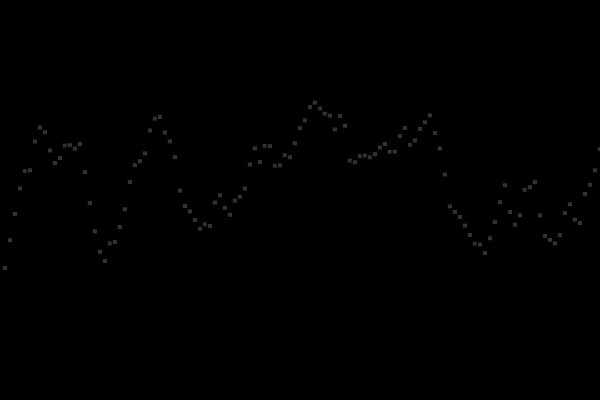
Frame 1 (no input)
Frame 60 (no input): identical to frame 1, image omitted
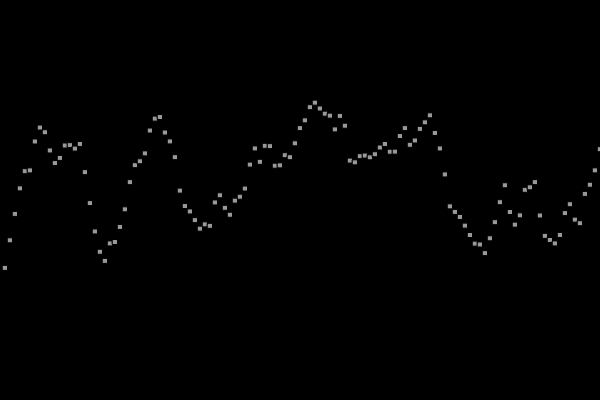
Frame 120 (the mouse pressed at the canvas centre since frame 60)

The p5.js sketch that drew these frames (run headless with seeded random() and noise() and a simulated clock; from frame 60 on, the mouse is pressed at the canvas centre):

// p5.js sketch
// ── sketch.js
/* This sketch demonstrates the noise function by drawing a 
line of rectangles using a for loop */ 

let xpos = 5; // variable to store the x position of each rectangle
let xstep = 5; // variable to store the distance between the rectangle (on the x axis)


/* The code in the setup function runs only once when the sketch starts */
function setup() {
  createCanvas(600, 400); // p5 function to create a canvas of the set size
  rectMode(CENTER); // sets the position values of each rectangle to be from the center of the shape
}

/* The code in the draw function is looped on every frame until closed */
function draw() {
  background(0); // draws the background a set colour
  
  /* A rectangle is drawn on every loop, the amount of times 
  the for loop iterates is determined by the size of the angle array */
  for (let i = 0; i < width/xstep; i++) {
    
    factor = i/10; // Factors noise output to smoother 
    ypos = map(noise(factor), 0, 1, 0, height); // calculate y position with noise 
    
    //fill(random(255)); // set the colour - random to glitter
    fill(map(mouseX, 0, width, 50, 255)); // use mouse input to change colour

    rect(xpos + (xstep*i), ypos, 5, 5); // draw a rectangle
      
  }
  
}
